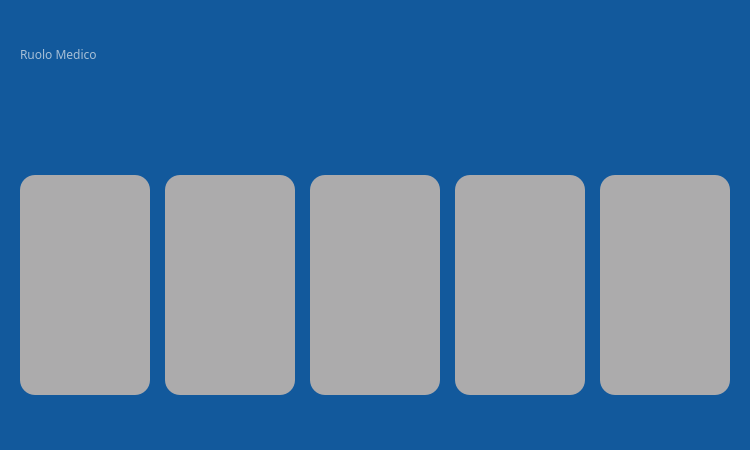
<?xml version="1.0" encoding="UTF-8"?>
<ui version="4.0">
 <class>ProntoSoccorso</class>
 <widget class="QWidget" name="ProntoSoccorso">
  <property name="geometry">
   <rect>
    <x>0</x>
    <y>0</y>
    <width>750</width>
    <height>450</height>
   </rect>
  </property>
  <property name="minimumSize">
   <size>
    <width>750</width>
    <height>450</height>
   </size>
  </property>
  <property name="maximumSize">
   <size>
    <width>750</width>
    <height>450</height>
   </size>
  </property>
  <property name="font">
   <font>
    <family>Montserrat</family>
   </font>
  </property>
  <property name="windowTitle">
   <string>Form</string>
  </property>
  <property name="styleSheet">
   <string notr="true">background-color: rgb(18, 89, 156);</string>
  </property>
  <widget class="QPushButton" name="ButtonRicoveri">
   <property name="geometry">
    <rect>
     <x>455</x>
     <y>175</y>
     <width>130</width>
     <height>220</height>
    </rect>
   </property>
   <property name="font">
    <font>
     <family>Montserrat Medium</family>
     <pointsize>14</pointsize>
     <weight>50</weight>
     <italic>false</italic>
     <bold>false</bold>
     <underline>false</underline>
     <strikeout>false</strikeout>
     <kerning>true</kerning>
    </font>
   </property>
   <property name="cursor">
    <cursorShape>PointingHandCursor</cursorShape>
   </property>
   <property name="mouseTracking">
    <bool>false</bool>
   </property>
   <property name="styleSheet">
    <string notr="true">QPushButton {
background-color: rgb(172, 171, 172);
color: rgb(230, 235, 239);
border-radius: 15px;
border-color: 1px rgb(230, 235, 239);
text-align: center;
}
</string>
   </property>
   <property name="text">
    <string/>
   </property>
   <property name="icon">
    <iconset>
     <normaloff>../../../../MATERIALE/MenuRicoveriPiccolo.png</normaloff>../../../../MATERIALE/MenuRicoveriPiccolo.png</iconset>
   </property>
   <property name="iconSize">
    <size>
     <width>130</width>
     <height>220</height>
    </size>
   </property>
   <property name="checkable">
    <bool>false</bool>
   </property>
   <property name="checked">
    <bool>false</bool>
   </property>
   <property name="autoDefault">
    <bool>false</bool>
   </property>
   <property name="default">
    <bool>false</bool>
   </property>
   <property name="flat">
    <bool>false</bool>
   </property>
  </widget>
  <widget class="QLabel" name="Back">
   <property name="geometry">
    <rect>
     <x>0</x>
     <y>0</y>
     <width>750</width>
     <height>450</height>
    </rect>
   </property>
   <property name="whatsThis">
    <string>&lt;html&gt;&lt;head/&gt;&lt;body&gt;&lt;pre style=&quot;-qt-paragraph-type:empty; margin-top:0px; margin-bottom:0px; margin-left:0px; margin-right:0px; -qt-block-indent:0; text-indent:0px; font-family:'Courier New'; background-color:#2b2b2b;&quot;&gt;&lt;br/&gt;&lt;/pre&gt;&lt;/body&gt;&lt;/html&gt;</string>
   </property>
   <property name="styleSheet">
    <string notr="true"/>
   </property>
   <property name="text">
    <string/>
   </property>
   <property name="pixmap">
    <pixmap>../../../../MATERIALE/InterfacciaMedico/FrameBianco.png</pixmap>
   </property>
   <property name="scaledContents">
    <bool>true</bool>
   </property>
  </widget>
  <widget class="QPushButton" name="ButtonPrenotazioni">
   <property name="geometry">
    <rect>
     <x>310</x>
     <y>175</y>
     <width>130</width>
     <height>220</height>
    </rect>
   </property>
   <property name="font">
    <font>
     <family>Montserrat Medium</family>
     <pointsize>14</pointsize>
     <weight>50</weight>
     <italic>false</italic>
     <bold>false</bold>
     <underline>false</underline>
     <strikeout>false</strikeout>
     <kerning>true</kerning>
    </font>
   </property>
   <property name="cursor">
    <cursorShape>PointingHandCursor</cursorShape>
   </property>
   <property name="mouseTracking">
    <bool>false</bool>
   </property>
   <property name="styleSheet">
    <string notr="true">QPushButton {
background-color: rgb(172, 171, 172);
color: rgb(230, 235, 239);
border-radius: 15px;
border-color: 1px rgb(230, 235, 239);
text-align: center;
}
</string>
   </property>
   <property name="text">
    <string/>
   </property>
   <property name="icon">
    <iconset>
     <normaloff>../../../../MATERIALE/MenuPrenotazioniPiccolo.png</normaloff>../../../../MATERIALE/MenuPrenotazioniPiccolo.png</iconset>
   </property>
   <property name="iconSize">
    <size>
     <width>130</width>
     <height>220</height>
    </size>
   </property>
   <property name="checkable">
    <bool>false</bool>
   </property>
   <property name="checked">
    <bool>false</bool>
   </property>
   <property name="autoDefault">
    <bool>false</bool>
   </property>
   <property name="default">
    <bool>false</bool>
   </property>
   <property name="flat">
    <bool>false</bool>
   </property>
  </widget>
  <widget class="QPushButton" name="ButtonPazienti">
   <property name="geometry">
    <rect>
     <x>165</x>
     <y>175</y>
     <width>130</width>
     <height>220</height>
    </rect>
   </property>
   <property name="font">
    <font>
     <family>Montserrat Medium</family>
     <pointsize>14</pointsize>
     <weight>50</weight>
     <italic>false</italic>
     <bold>false</bold>
     <underline>false</underline>
     <strikeout>false</strikeout>
     <kerning>true</kerning>
    </font>
   </property>
   <property name="cursor">
    <cursorShape>PointingHandCursor</cursorShape>
   </property>
   <property name="mouseTracking">
    <bool>false</bool>
   </property>
   <property name="styleSheet">
    <string notr="true">QPushButton {
background-color: rgb(172, 171, 172);
color: rgb(230, 235, 239);
border-radius: 15px;
border-color: 1px rgb(230, 235, 239);
text-align: center;
}</string>
   </property>
   <property name="text">
    <string/>
   </property>
   <property name="icon">
    <iconset>
     <normaloff>../../../../MATERIALE/MenuPazientiPiccolo.png</normaloff>../../../../MATERIALE/MenuPazientiPiccolo.png</iconset>
   </property>
   <property name="iconSize">
    <size>
     <width>130</width>
     <height>220</height>
    </size>
   </property>
   <property name="checkable">
    <bool>false</bool>
   </property>
   <property name="checked">
    <bool>false</bool>
   </property>
   <property name="autoDefault">
    <bool>false</bool>
   </property>
   <property name="default">
    <bool>false</bool>
   </property>
   <property name="flat">
    <bool>false</bool>
   </property>
  </widget>
  <widget class="QPushButton" name="ButtonVisita">
   <property name="geometry">
    <rect>
     <x>20</x>
     <y>175</y>
     <width>130</width>
     <height>220</height>
    </rect>
   </property>
   <property name="font">
    <font>
     <family>Montserrat Medium</family>
     <pointsize>14</pointsize>
     <weight>50</weight>
     <italic>false</italic>
     <bold>false</bold>
     <underline>false</underline>
     <strikeout>false</strikeout>
     <kerning>true</kerning>
    </font>
   </property>
   <property name="cursor">
    <cursorShape>PointingHandCursor</cursorShape>
   </property>
   <property name="mouseTracking">
    <bool>false</bool>
   </property>
   <property name="styleSheet">
    <string notr="true">QPushButton {
background-color: rgb(172, 171, 172);
color: rgb(230, 235, 239);
border-radius: 15px;
border-color: 1px rgb(230, 235, 239);
text-align: center;
}
</string>
   </property>
   <property name="text">
    <string/>
   </property>
   <property name="icon">
    <iconset>
     <normaloff>../../../../MATERIALE/MenuVisitaPiccolo.png</normaloff>../../../../MATERIALE/MenuVisitaPiccolo.png</iconset>
   </property>
   <property name="iconSize">
    <size>
     <width>130</width>
     <height>220</height>
    </size>
   </property>
   <property name="checkable">
    <bool>false</bool>
   </property>
   <property name="checked">
    <bool>false</bool>
   </property>
   <property name="autoDefault">
    <bool>false</bool>
   </property>
   <property name="default">
    <bool>false</bool>
   </property>
   <property name="flat">
    <bool>false</bool>
   </property>
  </widget>
  <widget class="QLabel" name="Welcome">
   <property name="geometry">
    <rect>
     <x>20</x>
     <y>8</y>
     <width>571</width>
     <height>40</height>
    </rect>
   </property>
   <property name="font">
    <font>
     <family>Montserrat SemiBold</family>
     <pointsize>20</pointsize>
    </font>
   </property>
   <property name="styleSheet">
    <string notr="true">background-color: rgba(18, 89, 156,0);
color: rgb(230, 235, 239);</string>
   </property>
   <property name="text">
    <string/>
   </property>
  </widget>
  <widget class="QLabel" name="Ruolo">
   <property name="geometry">
    <rect>
     <x>20</x>
     <y>47</y>
     <width>180</width>
     <height>15</height>
    </rect>
   </property>
   <property name="font">
    <font>
     <family>Montserrat Medium</family>
     <pointsize>9</pointsize>
    </font>
   </property>
   <property name="styleSheet">
    <string notr="true">background-color: rgba(18, 89, 156,0);
color: rgba(230, 235, 239,0.7);</string>
   </property>
   <property name="text">
    <string>Ruolo Medico</string>
   </property>
  </widget>
  <widget class="QLabel" name="REF">
   <property name="geometry">
    <rect>
     <x>0</x>
     <y>0</y>
     <width>750</width>
     <height>450</height>
    </rect>
   </property>
   <property name="text">
    <string/>
   </property>
   <property name="pixmap">
    <pixmap>../../../../../Menu Medico dark spostato.png</pixmap>
   </property>
   <property name="scaledContents">
    <bool>true</bool>
   </property>
  </widget>
  <widget class="QPushButton" name="ButtonLogout">
   <property name="geometry">
    <rect>
     <x>6</x>
     <y>406</y>
     <width>30</width>
     <height>40</height>
    </rect>
   </property>
   <property name="font">
    <font>
     <family>Montserrat</family>
     <pointsize>10</pointsize>
     <weight>75</weight>
     <italic>false</italic>
     <bold>true</bold>
     <underline>false</underline>
     <strikeout>false</strikeout>
     <kerning>true</kerning>
    </font>
   </property>
   <property name="cursor">
    <cursorShape>PointingHandCursor</cursorShape>
   </property>
   <property name="mouseTracking">
    <bool>false</bool>
   </property>
   <property name="layoutDirection">
    <enum>Qt::LeftToRight</enum>
   </property>
   <property name="autoFillBackground">
    <bool>false</bool>
   </property>
   <property name="styleSheet">
    <string notr="true">background-color: rgba(18, 89, 156,0);
border: none;

</string>
   </property>
   <property name="text">
    <string/>
   </property>
   <property name="icon">
    <iconset>
     <normaloff>../../../../MATERIALE/LogoutBianco.png</normaloff>../../../../MATERIALE/LogoutBianco.png</iconset>
   </property>
   <property name="iconSize">
    <size>
     <width>30</width>
     <height>30</height>
    </size>
   </property>
   <property name="checkable">
    <bool>false</bool>
   </property>
   <property name="checked">
    <bool>false</bool>
   </property>
   <property name="autoDefault">
    <bool>false</bool>
   </property>
   <property name="default">
    <bool>false</bool>
   </property>
   <property name="flat">
    <bool>false</bool>
   </property>
   <property name="shadow" stdset="0">
    <string/>
   </property>
   <property name="set" stdset="0">
    <UInt>0</UInt>
   </property>
  </widget>
  <widget class="QPushButton" name="ButtonDocumenti">
   <property name="geometry">
    <rect>
     <x>600</x>
     <y>175</y>
     <width>130</width>
     <height>220</height>
    </rect>
   </property>
   <property name="font">
    <font>
     <family>Montserrat Medium</family>
     <pointsize>14</pointsize>
     <weight>50</weight>
     <italic>false</italic>
     <bold>false</bold>
     <underline>false</underline>
     <strikeout>false</strikeout>
     <kerning>true</kerning>
    </font>
   </property>
   <property name="cursor">
    <cursorShape>PointingHandCursor</cursorShape>
   </property>
   <property name="mouseTracking">
    <bool>false</bool>
   </property>
   <property name="styleSheet">
    <string notr="true">QPushButton {
background-color: rgb(172, 171, 172);
color: rgb(230, 235, 239);
border-radius: 15px;
border-color: 1px rgb(230, 235, 239);
text-align: center;
}
</string>
   </property>
   <property name="text">
    <string/>
   </property>
   <property name="icon">
    <iconset>
     <normaloff>../../../../MATERIALE/MenuDocumentiPiccolo.png</normaloff>../../../../MATERIALE/MenuDocumentiPiccolo.png</iconset>
   </property>
   <property name="iconSize">
    <size>
     <width>130</width>
     <height>220</height>
    </size>
   </property>
   <property name="checkable">
    <bool>false</bool>
   </property>
   <property name="checked">
    <bool>false</bool>
   </property>
   <property name="autoDefault">
    <bool>false</bool>
   </property>
   <property name="default">
    <bool>false</bool>
   </property>
   <property name="flat">
    <bool>false</bool>
   </property>
  </widget>
  <widget class="QLabel" name="LogoNome">
   <property name="geometry">
    <rect>
     <x>602</x>
     <y>7</y>
     <width>140</width>
     <height>60</height>
    </rect>
   </property>
   <property name="text">
    <string/>
   </property>
   <property name="pixmap">
    <pixmap>../../../../MATERIALE/LogoNome.png</pixmap>
   </property>
   <property name="scaledContents">
    <bool>true</bool>
   </property>
  </widget>
  <zorder>REF</zorder>
  <zorder>Back</zorder>
  <zorder>ButtonVisita</zorder>
  <zorder>ButtonRicoveri</zorder>
  <zorder>ButtonPrenotazioni</zorder>
  <zorder>ButtonPazienti</zorder>
  <zorder>Ruolo</zorder>
  <zorder>Welcome</zorder>
  <zorder>ButtonLogout</zorder>
  <zorder>ButtonDocumenti</zorder>
  <zorder>LogoNome</zorder>
 </widget>
 <resources>
  <include location="../../../../../asa.qrc"/>
 </resources>
 <connections/>
</ui>
